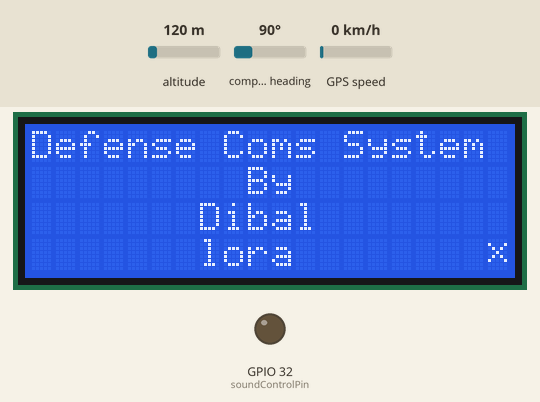
Recording of a sketch running on a simulated ESP32. On the bench: 20×4 character LCD, output pins drawn as LEDs (lit = HIGH). The test bench sets the inputs (shaded band); at power-on: altitude 120 m, GPS speed 0 km/h, compass heading 90°. The GPS gets a fix after 3 s at 37.7749, -122.4194 with 8 satellites; no radio packets arrive unless stated; nothing arrives over Bluetooth unless stated; a phone connects over Bluetooth LE 3 s after start; what the sketch prints to the serial monitor is not drawn.

Above: at 2.7 s.
2.8 s: altitude set to 20 m
At 3.8 s:
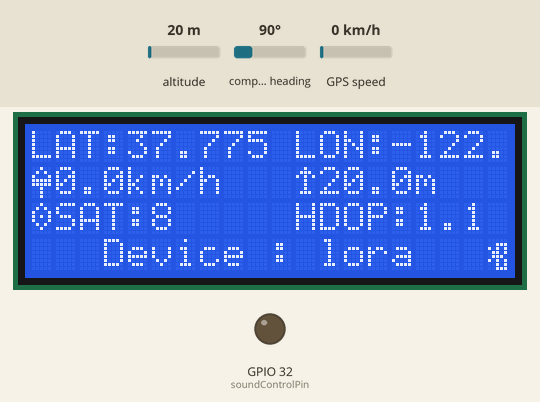
4.7 s: GPS speed set to 2 km/h
10.8 s: altitude set to 250 m
At 13.8 s:
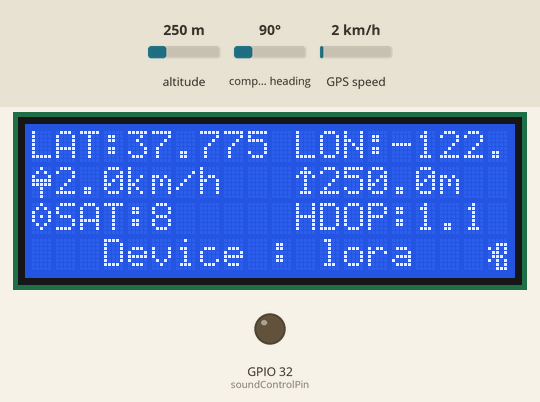
Timing chart, 0 to 15.3 s (numbered marks = the images above; inputs shaded):
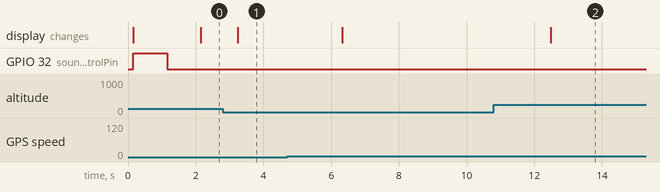

The sketch:

LoraComsOneCode.ino
```cpp
#include <Arduino.h>
#include <TinyGPS++.h>
#include <LiquidCrystal_I2C.h>
#include <SPI.h>
#include <LoRa.h>

#include <BLEDevice.h>
#include <BLEServer.h>
#include <BLEUtils.h>
#include <BLE2902.h>


#include "data.hpp"


unsigned long previousMillis = 0; // Store the last time the sound was activated
const unsigned long intervalB = 1000; // Non-blocking delay duration (1000 ms)
bool soundState = false; // Track the state of the sound control


// Callback to handle received text data from bluetooth
class TextCallback: public BLECharacteristicCallbacks {
  void onWrite(BLECharacteristic * characteristic) override {
    String value = characteristic -> getValue().c_str(); // Get the written text data
    if (value.length() > 0) {
      Serial.println("Received Text Data:");
      Serial.println(value); // Print text to Serial Monitor

      Serial.println("Send to remote terminal via Lora --->>");


      if(value == "broadcast"){
        String sendData = String(latitude,6) + "," + String(longitude,6);

         // send via lora

        sendMessage(sendData);


      }

      else{

           // send via lora

      sendMessage(value);

      }


      // pTxCharacteristic -> setValue("dataRecieved !!!");
      //     pTxCharacteristic -> notify(true);

    }
  }
};

class MyServerCallbacks: public BLEServerCallbacks {
  void onConnect(BLEServer * pServer) {
    deviceConnected = true;
    Serial.println("connection just occured");
  };

  void onDisconnect(BLEServer * pServer) {
    deviceConnected = false;
    BLEDevice::startAdvertising();
    Serial.println("just disconnected");
    // pServer->disconnect(SERVICE_UUID);
  }
};

void initializeBLEdevice() {
  // Initialize BLE Device
  Serial.println("Starting BLE Server...");
  BLEDevice::init(blueToothName);
  BLEServer * server = BLEDevice::createServer();
  server -> setCallbacks(new MyServerCallbacks());

  // Create BLE Service
  BLEService * service = server -> createService(SERVICE_UUID);

  //Create and configure Text Characteristic
  BLECharacteristic * textCharacteristic = service -> createCharacteristic(
    TEXT_CHAR_UUID,
    BLECharacteristic::PROPERTY_WRITE
  );
  textCharacteristic -> setCallbacks(new TextCallback());

  // Create and configure Voice Characteristic
  pTxCharacteristic = service -> createCharacteristic(TX_CHAR_UUID, BLECharacteristic::PROPERTY_READ | BLECharacteristic::PROPERTY_NOTIFY);

   pTxDeviceLocationCharacteristic = service -> createCharacteristic(DEVICE_LOCATION_UUID, BLECharacteristic::PROPERTY_READ | BLECharacteristic::PROPERTY_NOTIFY);

  // Start the Service
  service -> start();

  // Start advertising
  BLEAdvertising * advertising = BLEDevice::getAdvertising();
  advertising -> addServiceUUID(SERVICE_UUID);
  advertising -> setScanResponse(true);
  advertising -> setMinPreferred(0x06); // Functions for older Android versions
  advertising -> setMinPreferred(0x12);
  BLEDevice::startAdvertising();
  Serial.println("BLE Server is now advertising...");
}

void loraInit() {
  Serial.println("LoRa Sender");
  Serial.println("LoRa Duplex with callback");
  // override the default CS, reset, and IRQ pins (optional)

  // pinMode(irqPin, INPUT_PULLUP);

  LoRa.setPins(csPin, resetPin, irqPin); // set CS, reset, IRQ pin


  LoRa.setGain(6);

  LoRa.setTxPower(20);
  LoRa.setSpreadingFactor(12);
  LoRa.setCodingRate4(8);
  // LoRa.setSignalBandwidth(10.4E3);

  if (!LoRa.begin(433E6)) { // initialize ratio at 915 MHz
    Serial.println("LoRa init failed. Check your connections.");
    while (true); // if failed, do nothing
  }


    // register the receive callback
  LoRa.onReceive(onReceive);

  // put the radio into receive mode
  LoRa.receive();

  Serial.println("LoRa init succeeded.");
}

// lora sends

void sendMessage(String outgoing) {
  Serial.println(outgoing);
  LoRa.beginPacket(); // start packet
  LoRa.write(destination); // add destination address
  LoRa.write(localAddress); // add sender address
  LoRa.write(msgCount); // add message ID
  LoRa.write(outgoing.length()); // add payload length
  LoRa.print(outgoing); // add payload
  LoRa.endPacket(); // finish packet and send it
  msgCount++; // increment message ID
  outgoing = "";
}

//lora recieves

void onReceive(int packetSize) {


  if (packetSize == 0) return; // if there's no packet, return

  // read packet header bytes:
  int recipient = LoRa.read(); // recipient address
  byte sender = LoRa.read(); // sender address
  byte incomingMsgId = LoRa.read(); // incoming msg ID
  byte incomingLength = LoRa.read(); // incoming msg length

  String incoming = "";

  while (LoRa.available()) {
    incoming += (char) LoRa.read();
  }

  if (incomingLength != incoming.length()) {   // check length for error
    Serial.println("error: message length does not match length");
    return;                             // skip rest of function
  }

  // if the recipient isn't this device or broadcast,
  if (recipient != localAddress && recipient != 0xFF) {
    Serial.println("This message is not for me.");
    return; // skip rest of function
  }

  // if message is for this device, or broadcast, print details:
  Serial.println("Received from: 0x" + String(sender, HEX));
  Serial.println("Sent to: 0x" + String(recipient, HEX));
  Serial.println("Message ID: " + String(incomingMsgId));
  Serial.println("Message length: " + String(incomingLength));
  Serial.println("Message: " + incoming);
  Serial.println("RSSI: " + String(LoRa.packetRssi()));
  Serial.println("Snr: " + String(LoRa.packetSnr()));
  Serial.println();

  pTxCharacteristic -> setValue(incoming);
  pTxCharacteristic -> notify(true);


  // if (incoming != ""){
  //    SoundPlay(200);
  // }


  if(incoming =="track" || incoming =="Track" || incoming =="TRACK"){

    String coordinates = "xx,"+ String(latitude,3) + "," +String(longitude,3) + "," +String(speed);

  sendMessage(coordinates);

 }


  if(incoming =="alarm"){

      // Serial.println("packet recieved ..");


 digitalWrite(soundControlPin, HIGH); // Turn the sound off


 }

 else{

  digitalWrite(soundControlPin, LOW); // Turn the sound off

 }


}

void SoundPlay(int duration) {
  digitalWrite(soundControlPin, HIGH);
  delay(duration);
  digitalWrite(soundControlPin, LOW);
}

void initializeLCD() {

  // Start the LCD
  lcd.init();
  lcd.backlight(); // Turn on the backlight

  lcd.createChar(0, satelliteIcon);
  lcd.createChar(1, speedIcon);
  lcd.createChar(2, altitudeIcon);
  lcd.createChar(3, bluetoth_icon);
  lcd.createChar(4, disconnected_icon);

}

void display_introduction() {
  lcd.setCursor(0, 0); // Set the cursor to column 0, row 0
  lcd.print("Defense Coms System");

  lcd.setCursor(9, 1); // Set the cursor to column 0, row 1
  lcd.print("By");

  lcd.setCursor(7, 2); // Set the cursor to column 0, row 2
  lcd.print("Dibal");

  lcd.setCursor(7, 3);
  lcd.print(blueToothName);
}

void initializeGps() {

  // 9600 NMEA is the default baud rate for Adafruit MTK GPS's- some use 4800
  gpsSerial.begin(GPS_BAUD, SERIAL_8N1, RXD2, TXD2);
  Serial.println("Serial 2 started at 9600 baud rate");

}

uint32_t timer = millis();

void readGps() {

    while (gpsSerial.available() > 0) {
      gps.encode(gpsSerial.read());
    }
    if (gps.location.isUpdated()) {

      latitude = gps.location.lat();
      longitude = gps.location.lng();
      speed = gps.speed.kmph();
      altitude = gps.altitude.meters();
      satellites = gps.satellites.value();

      lcd.clear();

      // Line 1: Latitude and Longitude
      lcd.setCursor(0, 0);
      lcd.print("LAT:");
      lcd.print(gps.location.lat(), 3);
      lcd.setCursor(11, 0);
      lcd.print("LON:");
      lcd.print(gps.location.lng(), 3);

      // Line 2: Speed and Altitude
      lcd.setCursor(0, 1);
      lcd.write(1); // Speed Icon

      lcd.print(gps.speed.kmph(), 1);
      lcd.print("km/h");
      lcd.setCursor(11, 1);
      lcd.write(2); // Altitude Icon

      lcd.print(gps.altitude.meters(), 1);
      lcd.print("m");

      // Line 3: Satellites and HDOP
      lcd.setCursor(0, 2);
      lcd.write(0); // Satellite Icon
      lcd.print("SAT:");
      lcd.print(gps.satellites.value());
      lcd.setCursor(11, 2);
      lcd.print("HDOP:");
      lcd.print(gps.hdop.value() / 100.0, 1);

      lcd.setCursor(3,3);
      lcd.print("Device : ");
      lcd.print(blueToothName);

      lcd.setCursor(19, 3);
              lcd.write(3);

      // send to mobile phone...

      String deviceLocation = "yy," + String(latitude,6) +","+String(longitude,6)+"," + String(speed,1)+",";

      pTxDeviceLocationCharacteristic -> setValue(deviceLocation);
      pTxDeviceLocationCharacteristic -> notify(true);


    }


}


void setup() {
  // Initialize Serial Monitor
  Serial.begin(115200);

  //Initialize ble
  initializeBLEdevice();

  //Initialize lcd
  initializeLCD();
  display_introduction();

  //Initialize gps
  initializeGps();

  //Initialize LoRa

  loraInit();

  //sound Setup
  pinMode(soundControlPin,OUTPUT);
  // ledcAttach(soundControlPin, 2000, 1); // Attach buzzer pin to PWM channel 0

  SoundPlay(1000);

} // end of setup


void loop() {


  if (deviceConnected) {

      if (millis() - previousMillisMine >= 3000) {
          // Serial.println("timeed.....");

              readGps();

            onReceive(LoRa.parsePacket());
            LoRa.receive();


              previousMillisMine = millis(); // Update the last reset time


            }


  } else {

    BLEDevice::startAdvertising();
    Serial.println("Waiting for device to connect...");
    delay(1000); // Avoid flooding with too many attempts
    // lcd.setCursor(4, 3);
    // lcd.print("connect phone");
    lcd.setCursor(19, 3);
    lcd.write(4);


  }


} // end of loop
```

data.hpp
```cpp
/* ******** change name here... ********* */

// just make sure the 2nd terminal is named lora 2 with a local address 0xBB and you're good

String blueToothName = "lora";
byte localAddress = 0xAA; // address of this device


#define soundControlPin 32
// BLE Service and Characteristic UUIDs
#define SERVICE_UUID "12345678-1234-5678-1234-56789abcdef0"
#define TEXT_CHAR_UUID "12345678-1234-5678-1234-56789abcdef1"
#define TX_CHAR_UUID "12345678-1234-5678-1234-56789abcdef2"
#define DEVICE_LOCATION_UUID "12345678-1234-5678-1234-56789abcdef3"

const int csPin = 5; // LoRa radio chip select
const int resetPin = 4; // LoRa radio reset
const int irqPin = 2;

String outgoing; // outgoing message
byte msgCount = 0; // count of outgoing messages

byte destination = 0xFF; // destination to send to
long lastSendTime = 0; // last send time
int interval = 2000; // interval between sends


unsigned long previousMillisMine = 0; // Tracks the last reset time
const unsigned long intervalMine = 20000; // 10 seconds


BLECharacteristic * pTxCharacteristic;

BLECharacteristic * pTxDeviceLocationCharacteristic;

uint8_t txValue = 0;

bool deviceConnected = false;

void sendMessage(String outgoing);
void SoundPlay(int duration);

// you can change the pin numbers to match your wiring:
// Define the RX and TX pins for Serial 2
#define RXD2 16
#define TXD2 17
#define GPS_BAUD 9600
TinyGPSPlus gps;
// Create an instance of the HardwareSerial class for Serial 2
HardwareSerial gpsSerial(2);

// Define the I2C address of your 20x4 LCD (commonly 0x27 or 0x3F)
#define LCD_ADDRESS 0x27
#define LCD_COLUMNS 20
#define LCD_ROWS 4

// Initialize the LCD
LiquidCrystal_I2C lcd(LCD_ADDRESS, LCD_COLUMNS, LCD_ROWS);

double latitude = 0;
double longitude = 0;
float speed = 0;
float altitude = 0;
float hdop = 0;
int satellites = 0;
int year = 2024, month = 12, day = 3, hour = 14, minute = 30, second = 45;

byte satelliteIcon[8] = {
  0b00100,
  0b01010,
  0b10001,
  0b10101,
  0b10001,
  0b01010,
  0b00100,
  0b00000
};

byte speedIcon[8] = {
  0b00100,
  0b01010,
  0b10001,
  0b11111,
  0b11111,
  0b00100,
  0b00100,
  0b00100
};

byte altitudeIcon[8] = {
  0b00100,
  0b01110,
  0b10101,
  0b00100,
  0b00100,
  0b00100,
  0b01110,
  0b00000
};

byte bluetoth_icon[8] = {
  B00000,
  B00111,
  B10101,
  B01101,
  B01110,
  B10101,
  B00101,
  B00111
};


byte disconnected_icon[8] = {
  B00000,
  B10001,
  B01010,
  B00100,
  B01010,
  B10001,
  B00000,
  B00000
};
```

Measured:
- after the input at 2.8 s, the display: changes after 0.44 s (image 1)
- after the input at 10.8 s, the display: changes after 1.7 s (image 2)
